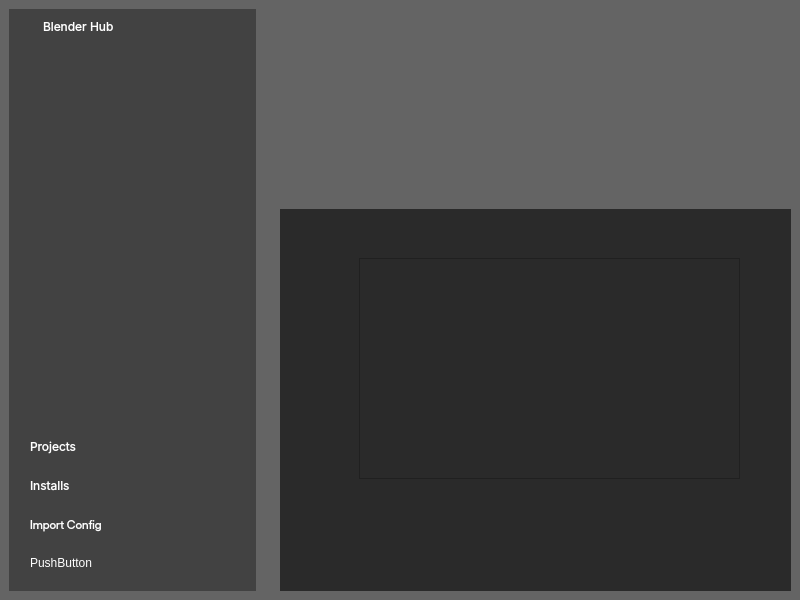
<?xml version="1.0" encoding="UTF-8"?>
<ui version="4.0">
	<class>MainWindow</class>
	<widget class="QMainWindow" name="MainWindow">
		<property name="geometry">
			<rect>
				<x>0</x>
				<y>0</y>
				<width>800</width>
				<height>600</height>
			</rect>
		</property>
		<property name="font">
			<font>
				<family>Inter</family>
			</font>
		</property>
		<property name="windowTitle">
			<string>MainWindow</string>
		</property>
		<property name="styleSheet">
			<string notr="true">background-color: rgb(100, 100, 100);</string>
		</property>
		<widget class="QWidget" name="centralwidget">
			<layout class="QHBoxLayout" name="horizontalLayout_2">
				<property name="spacing">
					<number>24</number>
				</property>
				<item>
					<widget class="QWidget" name="sidebar" native="true">
						<property name="styleSheet">
							<string notr="true">background-color: rgb(66, 66, 66);</string>
						</property>
						<layout class="QVBoxLayout" name="verticalLayout_2">
							<item>
								<widget class="QWidget" name="horizontalWidget" native="true">
									<layout class="QHBoxLayout" name="horizontalLayout">
										<property name="topMargin">
											<number>1</number>
										</property>
										<item>
											<widget class="QLabel" name="icon">
												<property name="text">
													<string />
												</property>
												<property name="pixmap">
													<pixmap resource="src.qrc">:/images/logo.svg</pixmap>
												</property>
												<property name="alignment">
													<set>Qt::AlignRight|Qt::AlignTrailing|Qt::AlignVCenter</set>
												</property>
											</widget>
										</item>
										<item>
											<widget class="QLabel" name="label">
												<property name="font">
													<font>
														<family>Inter</family>
														<pointsize>9</pointsize>
													</font>
												</property>
												<property name="styleSheet">
													<string notr="true">margin-right: 120px;
														color: white;</string>
												</property>
												<property name="text">
													<string>Blender Hub</string>
												</property>
												<property name="margin">
													<number>0</number>
												</property>
											</widget>
										</item>
									</layout>
								</widget>
							</item>
							<item>
								<spacer name="verticalSpacer">
									<property name="orientation">
										<enum>Qt::Vertical</enum>
									</property>
									<property name="sizeHint" stdset="0">
										<size>
											<width>20</width>
											<height>40</height>
										</size>
									</property>
								</spacer>
							</item>
							<item>
								<layout class="QVBoxLayout" name="buttons">
									<property name="spacing">
										<number>0</number>
									</property>
									<property name="topMargin">
										<number>0</number>
									</property>
									<item>
										<widget class="QPushButton" name="pushButton">
											<property name="font">
												<font>
													<family>Inter</family>
												</font>
											</property>
											<property name="styleSheet">
												<string notr="true">width: 200px;
													padding: 12px;
													border: none;
													text-align: left;
													color: white;</string>
											</property>
											<property name="text">
												<string>Projects</string>
											</property>
											<property name="icon">
												<iconset resource="src.qrc">
													<normaloff>:/images/folder.svg</normaloff>:/images/folder.svg
												</iconset>
											</property>
											<property name="flat">
												<bool>false</bool>
											</property>
										</widget>
									</item>
									<item>
										<widget class="QPushButton" name="pushButton_2">
											<property name="font">
												<font>
													<family>Inter</family>
												</font>
											</property>
											<property name="styleSheet">
												<string notr="true">width: 200px;
													padding: 12px;
													border: none;
													text-align: left;
													color: white;</string>
											</property>
											<property name="text">
												<string>Installs</string>
											</property>
											<property name="icon">
												<iconset resource="src.qrc">
													<normaloff>:/images/download.svg</normaloff>:/images/download.svg
												</iconset>
											</property>
										</widget>
									</item>
									<item>
										<widget class="QPushButton" name="pushButton_3">
											<property name="font">
												<font>
													<family>Inter Display</family>
												</font>
											</property>
											<property name="styleSheet">
												<string notr="true">width: 200px;
													padding: 12px;
													border: none;
													text-align: left;
													color: white;</string>
											</property>
											<property name="text">
												<string>Import Config</string>
											</property>
											<property name="icon">
												<iconset resource="src.qrc">
													<normaloff>:/images/settings.svg</normaloff>:/images/settings.svg
												</iconset>
											</property>
										</widget>
									</item>
									<item>
										<widget class="QPushButton" name="pushButton_4">
											<property name="styleSheet">
												<string notr="true">width: 200px;
													padding: 12px;
													border: none;
													text-align: left;
													color: white;</string>
											</property>
											<property name="text">
												<string>PushButton</string>
											</property>
										</widget>
									</item>
								</layout>
							</item>
						</layout>
					</widget>
				</item>
				<item>
					<widget class="QWidget" name="wrap" native="true">
						<layout class="QVBoxLayout" name="verticalLayout">
							<property name="spacing">
								<number>0</number>
							</property>
							<property name="leftMargin">
								<number>0</number>
							</property>
							<property name="topMargin">
								<number>0</number>
							</property>
							<property name="rightMargin">
								<number>0</number>
							</property>
							<property name="bottomMargin">
								<number>0</number>
							</property>
							<item>
								<widget class="QWidget" name="header" native="true">
									<property name="styleSheet">
										<string notr="true">background-image: url(:/images/header.jpg);</string>
									</property>
									<layout class="QHBoxLayout" name="horizontalLayout_3">
										<property name="leftMargin">
											<number>0</number>
										</property>
										<property name="topMargin">
											<number>200</number>
										</property>
										<property name="rightMargin">
											<number>0</number>
										</property>
										<property name="bottomMargin">
											<number>0</number>
										</property>
									</layout>
								</widget>
							</item>
							<item>
								<widget class="QStackedWidget" name="stackedWidget">
									<property name="styleSheet">
										<string notr="true">background-color: rgb(42, 42, 42);</string>
									</property>
									<widget class="QWidget" name="projects">
										<widget class="QScrollArea" name="scrollArea">
											<property name="geometry">
												<rect>
													<x>79</x>
													<y>49</y>
													<width>381</width>
													<height>221</height>
												</rect>
											</property>
											<property name="widgetResizable">
												<bool>true</bool>
											</property>
											<widget class="QWidget" name="scrollAreaWidgetContents">
												<property name="geometry">
													<rect>
														<x>0</x>
														<y>0</y>
														<width>379</width>
														<height>219</height>
													</rect>
												</property>
											</widget>
										</widget>
									</widget>
									<widget class="QWidget" name="installs" />
								</widget>
							</item>
						</layout>
					</widget>
				</item>
			</layout>
		</widget>
	</widget>
	<resources>
		<include location="src.qrc" />
	</resources>
	<connections />
</ui>
